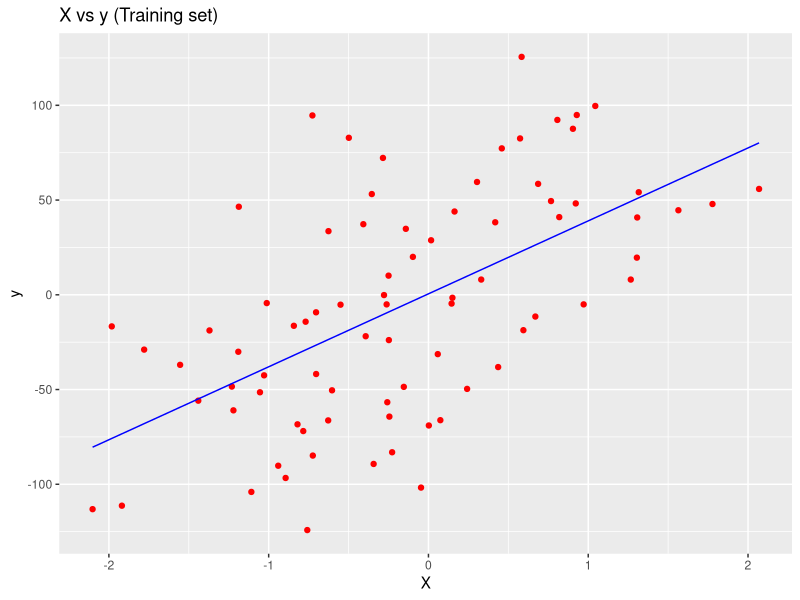
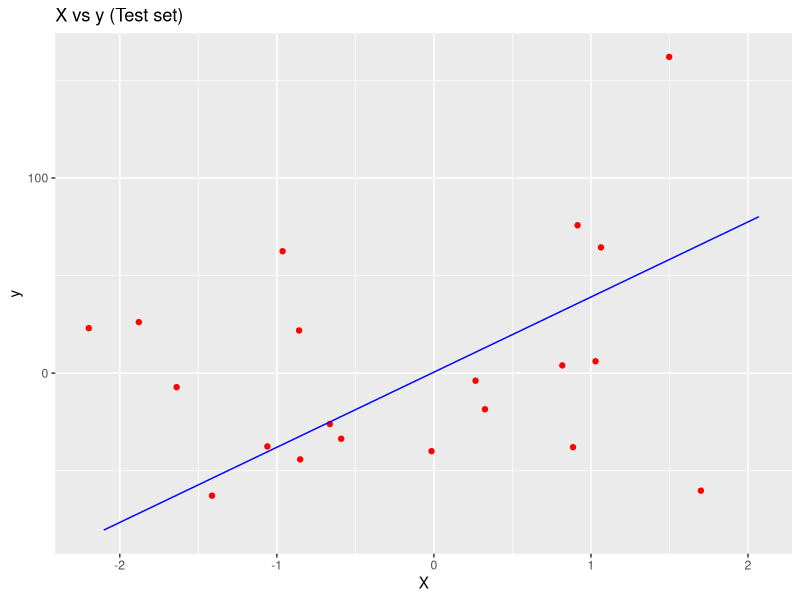

Source code (R) for these figures, in order:

# Import the dataset
dataset = read.csv('linearRegression.csv')

# Splitting the dataset 
library(caTools)
split = sample.split(dataset$X, SplitRatio = 0.8)
training_set = subset(dataset, split == TRUE)
test_set = subset(dataset, split == FALSE)

# Scaling
# training_set = scale(training_set)
# test_set = scale(test_set)

# Regressor
regressor = lm(formula = y ~ X,
               data = training_set)

# Predicting the Test set results
y_pred = predict(regressor, newdata = test_set)

# Visualising superdatascience.com
library(ggplot2)
ggplot() +
  geom_point(aes(x = training_set$X, y = training_set$y),
             colour = 'red') +
  geom_line(aes(x = training_set$X, y = predict(regressor, newdata = training_set)),
            colour = 'blue') +
  ggtitle('X vs y (Training set)') +
  xlab('X') +
  ylab('y')

# Visualising superdatascience.com
library(ggplot2)
ggplot() +
  geom_point(aes(x = test_set$X, y = test_set$y),
             colour = 'red') +
  geom_line(aes(x = training_set$X, y = predict(regressor, newdata = training_set)),
            colour = 'blue') +
  ggtitle('X vs y (Test set)') +
  xlab('X') +
  ylab('y')
